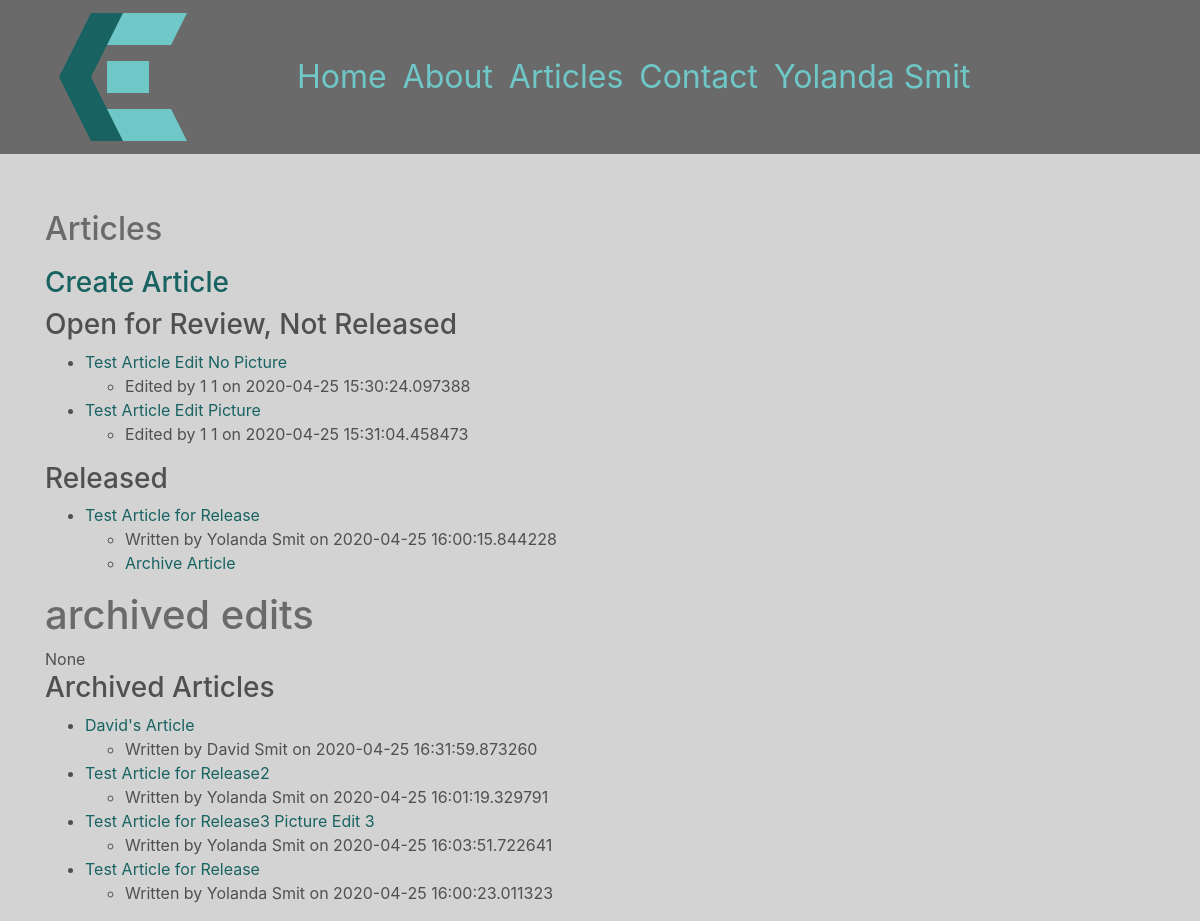
Before: /articles/maintain (signed in) with the older database file.
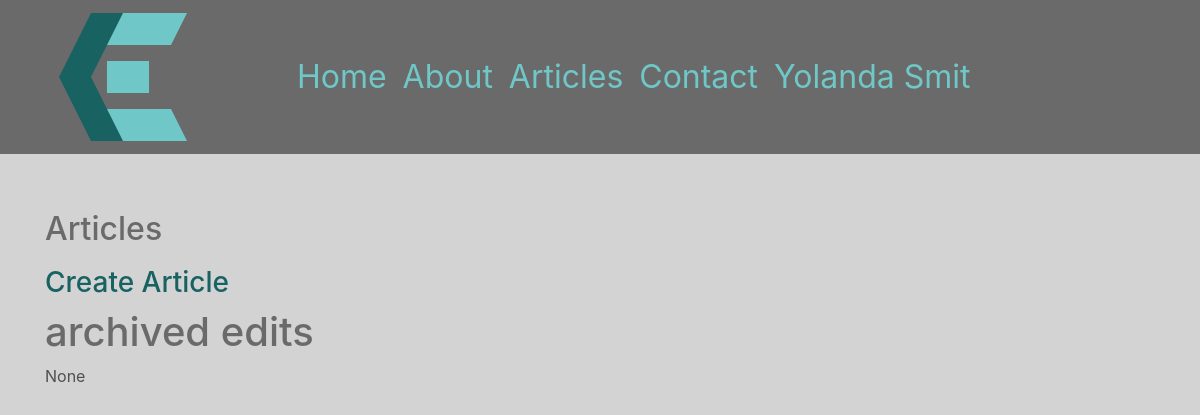
After: the same page with the newer database file.
### chrissmit/services/db_models.py (models this page shows, shortened)
class User(db.Model, UserMixin):
    id = db.Column(db.Integer, primary_key=True, )
    authorization_level = db.Column(db.String(60), nullable=False, )
    linkedin = db.Column(db.String(100),)
    full_name = db.Column(db.String(45), unique=False, nullable=False,)
    twitter_handle = db.Column(db.String(20), unique=True, nullable=True,)
    email = db.Column(db.String(120), unique=True, nullable=False, )
    image_file = db.Column(db.String(20), nullable=False, default='default.svg', )
    password = db.Column(db.String(60), nullable=False, )
    articles = db.relationship('Article', backref='author', lazy=True)
    edits = db.relationship('ArticleEdits', backref='author', lazy=True)
    content = db.Column(db.Text, nullable=False)

class ArticleEdits(db.Model):
    id = db.Column(db.Integer, primary_key=True)
    article_id = db.Column(db.Integer, db.ForeignKey('article.id'), nullable=False,)
    is_edited = db.Column(db.Boolean, default=False,)
    is_ready_for_release = db.Column(db.Boolean, default=False,)
    user_id = db.Column(db.Integer, db.ForeignKey('user.id'), nullable=False)
    edited = db.Column(db.DateTime, nullable=True, default=datetime.utcnow)
    title = db.Column(db.String(100), nullable=False,)
    preview = db.Column(db.String(200), nullable=False)
    image_file = db.Column(db.String(100), default='default.png')
    content = db.Column(db.Text, nullable=False)

### chrissmit/views/maintenance_views.py (the view)
@blueprint.route('/articles/maintain')
@login_required
def maintain_articles():
    recent_articles = article.get_last(4)
    open_edits = article.get_open_edits()
    open_to_review = article.get_open_to_review()
    released = article.get_all_released()
    archived_articles = article.get_all_archived()
    archived_edits = None
    return render_template(
        template_name_or_list=f'maintenance/articles.html',
        recent_articles=recent_articles,
        open_edits = open_edits,
        open_to_review = open_to_review,
        released = released,
        archived_edits = archived_edits,
        archived_articles = archived_articles,
    )

### chrissmit/services/article.py (called while the page is built)
def get_open_edits(desc=False, test=False):
    return get_full_edits(filter_criteria = ArticleEdits.is_edited == True)

def get_open_to_review(desc=False):
    return get_full_edits(filter_criteria = ArticleEdits.is_ready_for_release == True)

def get_full_edits(filter_criteria, desc=False):
    full_edit = full_edit_data()
    if desc:
        return full_edit.filter(filter_criteria).order_by(ArticleEdits.edited.desc()).all()
    return full_edit.filter(filter_criteria).all()

def get_all_released(desc=True):
    return get_full_articles(filter_criteria = Article.is_released==True)

def get_all_archived():
    return get_full_articles(
        filter_criteria =
        Article.is_released==False and
        ArticleEdits.is_edited == False and
        ArticleEdits.is_ready_for_release==False
    )

def get_full_articles(filter_criteria, desc=True):
    full_article = full_article_data()
    if desc:
        return full_article.filter(filter_criteria).order_by(Article.posted.desc()).all()
    return full_article.filter(filter_criteria).all()

def get_last(number=4, desc=True):
    full_article = full_article_data()
    if desc:
        return full_article.filter(Article.is_released==True).order_by(Article.posted.desc()).limit(number).all()
    return full_article.filter(Article.is_released==True).limit(number).all()

def full_edit_data():
    fields = full_data_fields()
    return fields.join(
        Article,
        ArticleEdits.article_id == Article.id,
    ).join(
        User,
        Article.author_id == User.id
    )

def full_article_data():
    fields = full_data_fields()
    return fields.join(
        ArticleEdits,
        Article.current_edit_id == ArticleEdits.id,
    ).join(
        User,
        Article.author_id == User.id
    )

def full_data_fields():
    return db.session.query(
        ArticleEdits.id,
        ArticleEdits.article_id,
        Article.posted,
        Article.edited,
        Article.is_released,
        Article.author_id,
        Article.current_edit_id,
        ArticleEdits.title,
        ArticleEdits.preview,
        ArticleEdits.content,
        ArticleEdits.image_file,
        ArticleEdits.user_id,
        ArticleEdits.is_edited,
        ArticleEdits.is_ready_for_release,
        ArticleEdits.edited,
        Article.author_id,
        User.full_name,
    )

### chrissmit/services/db_models.py (called while the page is built)
@login_manager.user_loader
def load_user(user_id):
    return User.query.get(int(user_id))

### chrissmit/templates/maintenance/articles.html (shortened to what this page needs)
{% extends "shared/_layout.html" %}
{% block main_content %}
<div class="main_content">
    <h2>Articles</h2>
    <a href="{{ url_for('maintenance.create_article') }}"><h3>Create Article</h3></a>
    {% if open_to_review %}
        <h3>Open for Review, Not Released</h3>
        <ul>
            {%  for edit in open_to_review %}
                <li>
                    <a href="{{ url_for('navigation_views.view', edit_id = edit.id) }}"> {{ edit.title }}</a>
                    <ul>
                        <li>Edited by {{ edit.user_id }} {{ edit.author_id }} on {{ edit.edited}}</li>
                    </ul>
                </li>
            {% endfor %}
        </ul>
    {% endif %}
    {% if open_to_review %}
    <h3>Released</h3>
    <ul>
        {%  for edit in released %}
            <li>
                <a href="{{ url_for('navigation_views.view', edit_id = edit.id) }}"> {{ edit.title }}</a>
                <ul>
                    <li>Written by {{ edit.full_name }} on {{ edit.edited}}</li>
                    <li><a href="{{ url_for('maintenance.archive_article', article_id = edit.id) }}">Archive Article</a></li>
                </ul>
            </li>
        {% endfor %}
    </ul>
    {% endif %}
    <h1>archived edits</h1>
    {{ archived_edits }}
    {% if open_to_review %}
        <h3>Archived Articles</h3>
        <ul>
            {%  for edit in archived_articles %}
                <li>
                    <a href="{{ url_for('navigation_views.view', edit_id = edit.id) }}"> {{ edit.title }}</a>
                    <ul>
                        <li>Written by {{ edit.full_name }} on {{ edit.edited}}</li>
                    </ul>
                </li>
            {% endfor %}
        </ul>
    {% endif %}
</div>
{%  endblock %}

### chrissmit/templates/shared/_layout.html (shortened to what this page needs)
<!DOCTYPE html>
<html lang="en">
<head>
<!DOCTYPE html>
<html lang="en">
<head>
    <link rel="stylesheet"
          href="https://stackpath.bootstrapcdn.com/bootstrap/4.1.3/css/bootstrap.min.css"
>
    <link rel="stylesheet" href="/static/css/site.css">
</head>
<body>
<div class="nav-outer fixed-top">
    <div class="container menu">
        <nav class="navbar navbar-expand-lg col-sm-12">
            <div class="row">
                <button class="navbar-toggler logo" type="button" data-toggle="collapse" data-target="#navbarNavDropdown " id="logo">
                    <img src="../../../static/img/logo.svg">
                </button>
            </div>
            <div class="col-sm-9">
                <div class="collapse navbar-collapse" id="navbarNavDropdown">
                    <ul class="navbar-nav">
                        <li class="nav-item"><a class="nav-link" href="{{ url_for('navigation.index') }}">Home</a></li>
                        <li class="nav-item"><a class="nav-link" href="{{ url_for('navigation.about') }}">About</a></li>
                        <li class="nav-item">
                           <div class="dropdown show">
                              <a class="nav-link"
                                 href="#" role="button"
                                 id="dropdownMenuLink"
                                 data-toggle="dropdown"
                                 aria-haspopup="true"
                                 aria-expanded="false">Articles</a>
                              </div>
                        <li class="nav-item"><a class="nav-link" href="{{ url_for('navigation.contact') }}">Contact</a></li>
                        {% if current_user.is_authenticated %}
                        <li class="nav-item">
                            <div class="dropdown show">
                               <a class="nav-link"
                                  href="#" role="button"
                                  id="dropdownMenuLink"
                                  data-toggle="dropdown"
                                  aria-haspopup="true"
                                  aria-expanded="false">{{ current_user.full_name }}</a>
                               </div>
                        {% endif %}
                    </ul>
                </div>
        </div>
        </nav>
    </div>
</div>
<div class="main_content container">
    <div class="row">
        <div class="col-md-10">
            {% block main_content %}
            {% endblock %}
        </div>
    </div>
</div>
</body>
</html>

### chrissmit/static/css/site.css (style rules this page uses)
html { background-color: lightgray; }
body { background-color: lightgray; }
.main_content { margin-top: 100px; color: rgba(80,80,80,1); background-color: lightgray; border: 2px height: 100%; }
h1 { color: rgba(80,80,80,0.80); }
h2 { color: rgba(80,80,80,0.80); padding-top: 10px; padding-bottom: 10px; }
.nav-outer { background-color: rgba(80,80,80,0.80); width: 100%; }
nav { font-size: 2rem; margin-left: 0px; margin-right: auto; }
.nav-link { color: #6FC7C7; text-align: left; margin-left: auto; margin-right: 0px; width: 100% }
a { color: #186262; }
#logo { display: inline-block; }
.collapse:not(.show) { float: right; }

Changed rows visible on the page:
removed ArticleEdits: title "Test Article Edit No Picture", user_id "1", author_id "1", edited "2020-04-25 15:30:24.097388", shown under "Open for Review, Not Released"
removed ArticleEdits: title "Test Article Edit Picture", user_id "1", author_id "1", edited "2020-04-25 15:31:04.458473", shown under "Open for Review, Not Released"
removed ArticleEdits: title "Test Article for Release", full_name "Yolanda Smit", edited "2020-04-25 16:00:15.844228", shown under "Released"
removed ArticleEdits: title "David's Article", full_name "David Smit", edited "2020-04-25 16:31:59.873260", shown under "Archived Articles"
removed ArticleEdits: title "Test Article for Release2", full_name "Yolanda Smit", edited "2020-04-25 16:01:19.329791", shown under "Archived Articles"
removed ArticleEdits: title "Test Article for Release3 Picture Edit 3", full_name "Yolanda Smit", edited "2020-04-25 16:03:51.722641", shown under "Archived Articles"
removed ArticleEdits: title "Test Article for Release", full_name "Yolanda Smit", edited "2020-04-25 16:00:23.011323", shown under "Archived Articles"
Other visible differences:
text no longer shown: "Open for Review, Not Released Released Archived Articles"
